Frame 1 (no input): blank canvas, image omitted
Frame 60 (the mouse pressed at the canvas centre just before this capture): blank canvas, image omitted
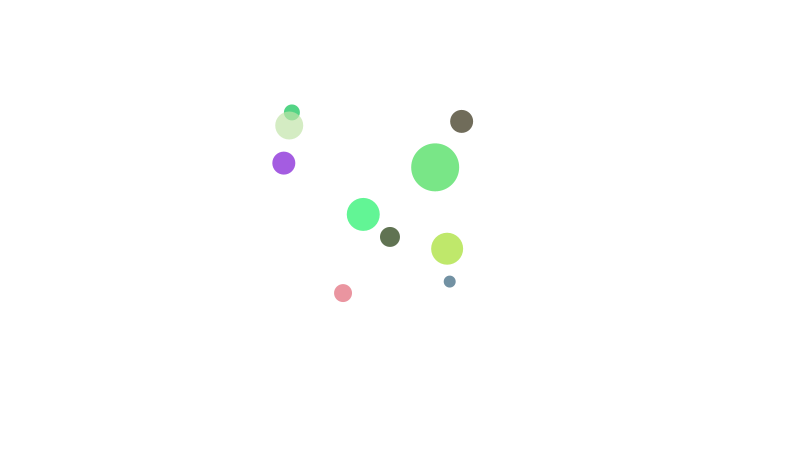
Frame 120 (the mouse held since frame 60 and released just before this capture)

The Processing sketch whose frames 1 and 60 were blank and that drew this single picture after the mouse press (run headless with seeded random() and noise(); from frame 60 on, the mouse is pressed at the canvas centre):

// Processing sketch: processing_36070
// ── processing_36070.pde

int numBalls;
ArrayList balls;

void setup(){
  size(800,450);
  smooth();
  background(255);
  balls = new ArrayList();
}

void draw(){
  background(255);
  for(int i=0;i<balls.size();i++){
    Ball thisBall = (Ball) balls.get(i);
    thisBall.checkPos();
    thisBall.update();
    thisBall.display();
  }
}

void mousePressed(){
  for(int i = 0;i<10;i++){
    balls.add(new Ball(mouseX,mouseY));
  }
}

class Ball{
  
  PVector location;
  PVector velocity;
  PVector acceleration;
  int r;
  color c;
  
  Ball(int _x,int _y){
    location = new PVector(_x,_y);
    velocity = new PVector(random(-2,2),random(-2,2));
    r = round(random(5,50));
    c = color(random(0,255),random(0,255),random(0,255));
  }
  
  void update(){
    location.add(velocity);
  }
  
  void display(){
    noStroke();
    fill(c,175);
    ellipse(location.x,location.y,r,r);
  }
  
  void checkPos(){
    if(location.x > width-r/2){
      // location.x = width;
      velocity.x *=-1;
    }else if(location.x < 0+r/2){
      // location.x = r;
      velocity.x *=-1;
    }else if(location.y > height-r/2){
      // location.y = height-r;
      velocity.y *=-1;
    }else if(location.y < 0+r/2){
      velocity.y *=-1;
    }
  }

}
